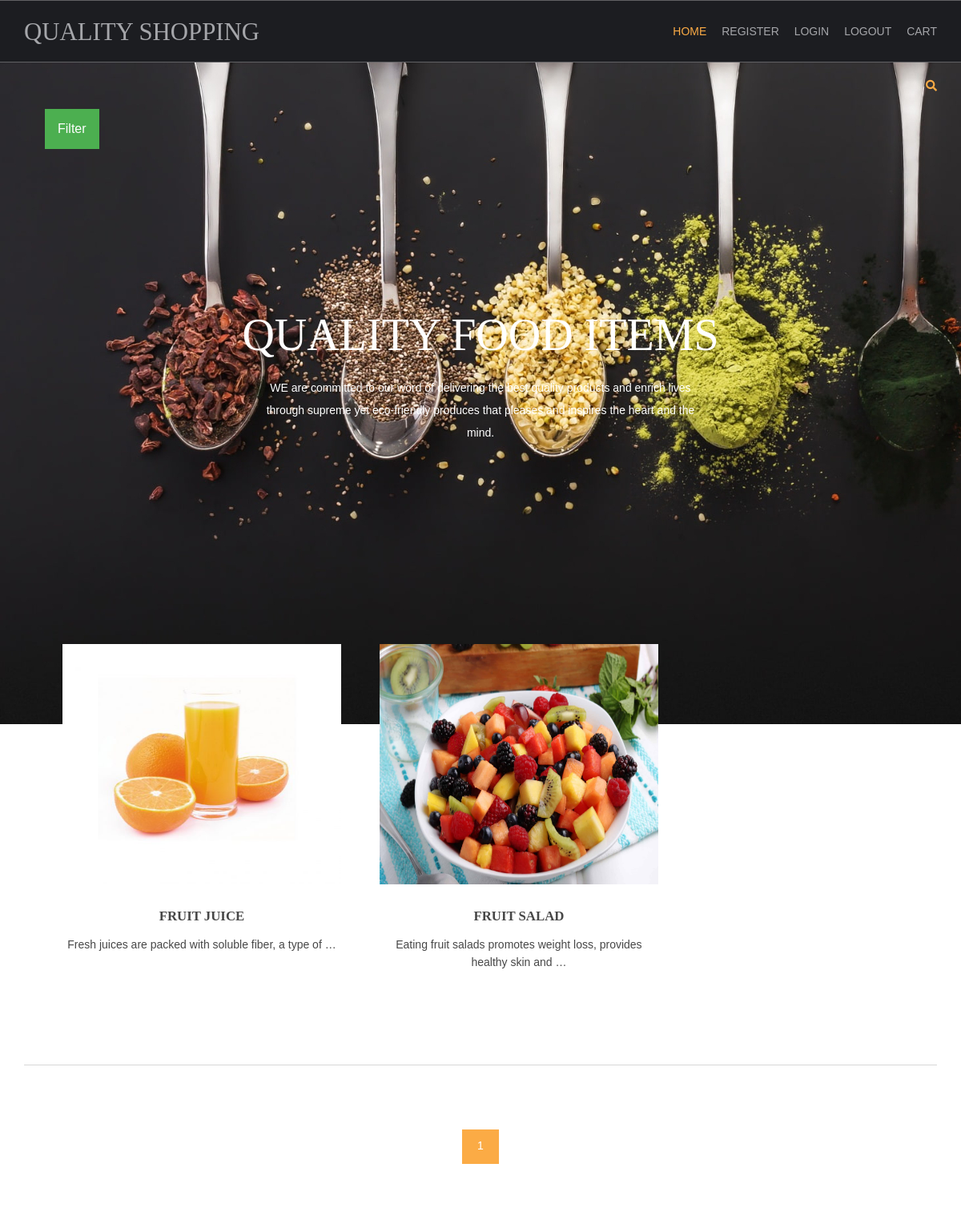
/fruits-recipie/, run on the app's committed database.
### shop/models.py (models this page shows, shortened)
class products(models.Model):
    name = models.CharField(max_length=250, unique=True)
    slug = models.SlugField(max_length=250, unique=True)
    image = models.ImageField(upload_to='products')
    desc = models.TextField()
    stock = models.IntegerField()
    available = models.BooleanField()
    price = models.IntegerField()
    categ=models.ForeignKey(category,on_delete=models.CASCADE)
    def get_url(self):
        return reverse('details',args=[self.categ.slug,self.slug])

### shop/views.py (the view)
# urls.py: 2. Add a URL to urlpatterns:  path('', views.home, name='home')
def home(request,c_slug=None):
    c_page=None
    prodt=None
    if c_slug!=None:
        c_page=get_object_or_404(category,slug=c_slug)
        prodt=products.objects.filter(categ=c_page,available=True)
    else:
       prodt=products.objects.all().filter(available=True)
    cat=category.objects.all()
    paginator=Paginator(prodt,3)
    try:
        page=int(request.GET.get('page','1'))
    except:
        page=1
    try:
        pro=paginator.page(page)
    except(EmptyPage,InvalidPage):
        pro=paginator.page(paginator.num_pages)
    return render(request,'index.html',{'pr':prodt,'ct':cat,'pg':pro})

### shop/models.py (called while the page is built)
    def get_url(self):
        return reverse('prodt_cat',args=[self.slug])

### templates/index.html (shortened to what this page needs)
{% extends 'base.html' %}
{% load static %}
{% block content %}
<html lang="">
<head>
<link href="{% static 'hm/layout/styles/layout.css' %}" rel="stylesheet" type="text/css" media="all">
</head>
<body id="top">
<div style="background-image:url({% static 'hm/images/demo/backgrounds/bg1.jpg' %});">
    <div class="wrapper row0">
        <div id="topbar" class="hoc clear">
            <div class="fl_right">
                <ul class="nospace">
                    <li id="searchform">
                    </li>
                </ul>
            </div>
        </div>
    </div>
    <div class="dropdown">
  <button class="dropbtn">Filter</button>
</div>
<div id="pageintro" class="hoc clear">
    <article>
        <h3 class="heading">quality food items</h3>
        <p>WE are committed to our word of delivering the best quality products and enrich lives through supreme yet eco-friendly produces that pleases and inspires the heart and the mind.</p>
    </article>
</div>
<div class="wrapper row3">
  <main class="hoc container clear">
    <section id="introblocks">
      <ul class="nospace group btmspace-80">
       {% for i in pg.object_list %}
        <li class="one_third">
          <figure><a class="imgover" href="{{i.get_url}}"><img src="{{i.image.url}}" alt="" style="height:300 ; width:500"></a>
            <figcaption>
              <h6 class="heading">{{i.name}}</h6>
              <p>{{i.desc|truncatewords:10}}</p>
               <br>
            </figcaption>
          </figure>
        </li>
       {% endfor %}
      </ul>
    </section>
    <hr class="btmspace-80">
    <center>
    {% for p in pg.paginator.page_range %}
        <a href="?page={{p}}" class="btn btn-light btn-sm {% if pg.number == p %} active {% endif %}" >{{p}}</a>
    {% endfor %}
    </center>
  </main>
</div>
</body>
</html>
{% endblock %}

### static/hm/layout/styles/layout.css (style rules this page uses)
#topbar { padding:20px 0; font-size:.8rem; text-transform:uppercase; }
#topbar ul li { display:inline-block; margin-right:15px; }
#topbar ul li:last-child { margin-right:0; padding-right:0; border-right:none; }
#topbar #searchform { position:relative; line-height:1; z-index:9999; }
#topbar #searchform::after { display:block; height:18px; line-height:18px; padding:0; font-family:"Font Awesome\ 5 Free"; font-weight:900; font-size:1rem; content:"\f002"; }
#topbar #searchform ::placeholder { text-transform:capitalize; }
#pageintro { padding:200px 0 300px; }
#pageintro article, #pageintro article p { display:block; max-width:75%; margin:0 auto; text-align:center; }
#pageintro article p { max-width:65%; line-height:2rem; }
#pageintro .heading { margin-bottom:20px; font-size:4rem; }
.container { padding:80px 0; }
#introblocks { display:block; position:relative; margin:-180px 0 0 0; z-index:1; text-align:center; }
#introblocks figure figcaption { display:block; padding:30px 0 0 0; text-align:center; }
#introblocks figure figcaption .heading { font-size:1.2rem; font-weight:700; margin-bottom:0; }
*, *::before, *::after { transition:all .3s ease-in-out; }
body { color:#A5A6AA; background-color:#1C1D21; }
a { color:#FBAB45; }
hr, .borderedbox { border-color:#D7D7D7; }
.btn, .btn.inverse:hover { color:#FFFFFF; background-color:#FBAB45; border-color:#FBAB45; }
.imgover, .imgover:hover::after { color:#FFFFFF; }
.row3 { color:#474747; background-color:#FFFFFF; }
#topbar #searchform { color:#FBAB45; }
#pageintro { color:#FFFFFF; }
@media screen and (min-width:1140px) { .hoc { max-width:1140px; } }

### static/hm/layout/styles/framework.css (style rules this page uses)
html { overflow-y:scroll; overflow-x:hidden; }
html, body { margin:0; padding:0; font-size:14px; line-height:1.6em; }
*, *::before, *::after { box-sizing:border-box; }
.nospace { margin:0; padding:0; list-style:none; }
.btn { display:inline-block; padding:8px 18px 10px; text-transform:uppercase; border:1px solid; }
.clear, .group { display:block; }
.clear::before, .clear::after, .group::before, .group::after { display:table; content:""; }
.clear, .clear::after, .group, .group::after { clear:both; }
a { outline:none; text-decoration:none; }
.fl_right, .imgr { float:right; }
img { width:auto; max-width:100%; height:auto; margin:0; padding:0; border:none; line-height:normal; vertical-align:middle; }
.imgover { display:inline-block; position:relative; max-width:100%; }
.imgover::before, .imgover::after { display:block; position:absolute; content:""; text-align:center; opacity:0; }
.imgover::before { top:0; right:0; bottom:0; left:0; }
.imgover::after { top:50%; left:50%; width:50px; height:50px; line-height:50px; margin:-25px 0 0 -25px; font-family:"Font Awesome\ 5 Free"; font-weight:900; content:"\f067"; font-size:28px; }
body, input, textarea, select { font-family:Verdana, Geneva, sans-serif; }
h1, h2, h3, h4, h5, h6, .heading { font-family:Georgia, "Times New Roman", Times, serif; }
label, input, textarea, select, button { display:block; resize:none; outline:none; color:inherit; font-size:inherit; font-family:inherit; vertical-align:middle; }
::placeholder { opacity:1; }
h1, h2, h3, h4, h5, h6, .heading { margin:0 0 20px 0; font-size:1.4rem; line-height:normal; font-weight:normal; text-transform:uppercase; }
hr { display:block; width:100%; height:1px; border:solid; border-width:1px 0 0 0; }
.wrapper { display:block; position:relative; width:100%; margin:0; padding:0; text-align:left; word-wrap:break-word; }
.hoc { display:block; margin:0 auto; }
address, article, aside, figcaption, figure, footer, header, main, nav, section { display:block; margin:0; padding:0; }
.one_half, .one_third, .two_third, .one_quarter, .two_quarter, .three_quarter { display:inline-block; float:left; margin:0 0 0 4.21052%; list-style:none; }
.one_third { width:30.52631%; }
.btmspace-80 { margin-bottom:80px; }

### templates/index.html (style rules this page uses)
.dropbtn { background-color: #4CAF50; color: white; padding: 16px; font-size: 16px; border: none; cursor: pointer; }
.dropdown { position: relative; display: inline-block; padding-left: 56px; }

### data on the page
products: image (picture), name "FRUIT JUICE", desc "Fresh juices are packed with soluble fiber, a type of …"
products: image (picture), name "FRUIT SALAD", desc "Eating fruit salads promotes weight loss, provides healthy skin and …"

### other printed values
{{ p }} "1"
